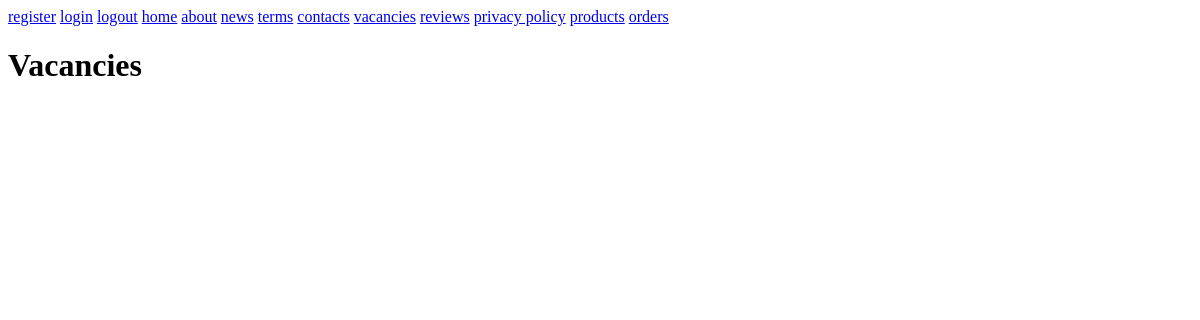
/vacancies/, run on an earlier commit of the app's database.
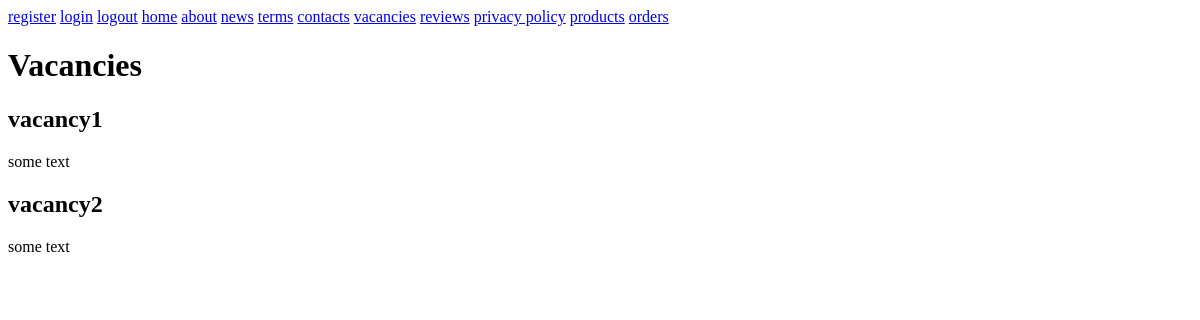
And on a later commit of the database.
### SparkleMart/models.py (models this page shows, shortened)
class Vacancy(models.Model):
    title = models.CharField(max_length=100)
    description = models.TextField()

### SparkleMart/views.py (the view)
# urls.py: path('vacancies/', views.vacancies, name='vacancies'),
def vacancies(request):
    all_vacancies = Vacancy.objects.all()
    logging.info(f'vacancies titles: {[vacancy.title for vacancy in all_vacancies]}')
    return render(request, 'vacancies.html', {'all_vacancies': all_vacancies})

### SparkleMart/templates/vacancies.html (shortened to what this page needs)
{% extends "base.html" %}
{% block header %}Vacancies{% endblock header %}
{% block content %}
    {% for vacancy_item in all_vacancies %}
        <div>
            <h2>{{ vacancy_item.title }}</h2>
            <p>{{ vacancy_item.description }}</p>
        </div>
    {% endfor %}
{% endblock content %}

What changed in the data, as far as the page shows it:
added Vacancy: title "vacancy1", description "some text"
added Vacancy: title "vacancy2", description "some text"
